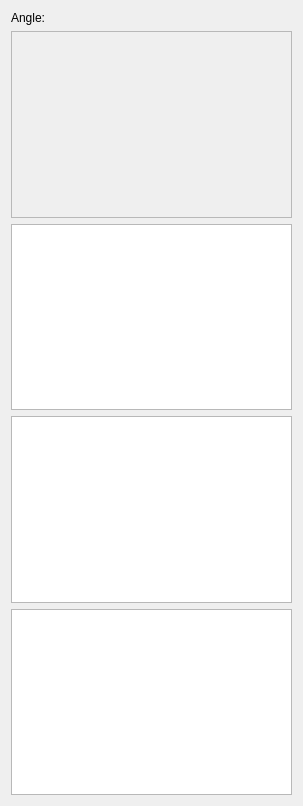
<?xml version="1.0" encoding="UTF-8"?>
<ui version="4.0">
 <class>Form</class>
 <widget class="QWidget" name="Form">
  <property name="geometry">
   <rect>
    <x>0</x>
    <y>0</y>
    <width>303</width>
    <height>806</height>
   </rect>
  </property>
  <property name="windowTitle">
   <string>Form</string>
  </property>
  <layout class="QVBoxLayout" name="verticalLayout" stretch="0,1,1,1,1">
   <item>
    <layout class="QFormLayout" name="formLayout">
     <item row="0" column="0">
      <widget class="QLabel" name="label">
       <property name="text">
        <string>Angle:</string>
       </property>
      </widget>
     </item>
     <item row="0" column="1">
      <widget class="PyDMLabel" name="PyDMLabel">
       <property name="toolTip">
        <string/>
       </property>
       <property name="channel" stdset="0">
        <string>ca://DEMO:ANGLE</string>
       </property>
      </widget>
     </item>
    </layout>
   </item>
   <item>
    <widget class="PyDMScatterPlot" name="PyDMScatterPlot">
     <property name="enabled">
      <bool>false</bool>
     </property>
     <property name="toolTip">
      <string/>
     </property>
     <property name="showXGrid">
      <bool>true</bool>
     </property>
     <property name="showYGrid">
      <bool>true</bool>
     </property>
     <property name="showRightAxis">
      <bool>false</bool>
     </property>
     <property name="title" stdset="0">
      <string>Angle</string>
     </property>
     <property name="curves">
      <stringlist>
       <string>{&quot;y_channel&quot;: &quot;calc://{\&quot;name\&quot;:\&quot;circley\&quot;, \&quot;channels\&quot;:[\&quot;ca://DEMO:ANGLE\&quot;], \&quot;expr\&quot;:\&quot;math.sin(math.radians(180-ch[0]))\&quot;}&quot;, &quot;x_channel&quot;: &quot;calc://{\&quot;name\&quot;:\&quot;circleX\&quot;, \&quot;channels\&quot;:[\&quot;ca://DEMO:ANGLE\&quot;], \&quot;expr\&quot;:\&quot;-1*math.cos(math.radians(180-ch[0]))\&quot;}&quot;, &quot;name&quot;: &quot;Angle&quot;, &quot;color&quot;: &quot;#ffd509&quot;, &quot;lineStyle&quot;: 0, &quot;lineWidth&quot;: 5, &quot;symbol&quot;: &quot;o&quot;, &quot;symbolSize&quot;: 5, &quot;redraw_mode&quot;: 3, &quot;buffer_size&quot;: 1}</string>
      </stringlist>
     </property>
     <property name="autoRangeX">
      <bool>false</bool>
     </property>
     <property name="minXRange">
      <double>-1.100000000000000</double>
     </property>
     <property name="maxXRange">
      <double>1.100000000000000</double>
     </property>
     <property name="autoRangeY">
      <bool>false</bool>
     </property>
     <property name="minYRange">
      <double>-1.100000000000000</double>
     </property>
     <property name="maxYRange">
      <double>1.100000000000000</double>
     </property>
    </widget>
   </item>
   <item>
    <widget class="PyDMTimePlot" name="PyDMTimePlot">
     <property name="toolTip">
      <string/>
     </property>
     <property name="title" stdset="0">
      <string>Sin &amp; Cos - IOC</string>
     </property>
     <property name="showLegend">
      <bool>true</bool>
     </property>
     <property name="curves">
      <stringlist>
       <string>{&quot;channel&quot;: &quot;ca://DEMO:SIN&quot;, &quot;name&quot;: &quot;Sine&quot;, &quot;color&quot;: &quot;#23ff07&quot;, &quot;lineStyle&quot;: 1, &quot;lineWidth&quot;: 1, &quot;symbol&quot;: &quot;o&quot;, &quot;symbolSize&quot;: 3}</string>
       <string>{&quot;channel&quot;: &quot;ca://DEMO:COS&quot;, &quot;name&quot;: &quot;Cosine&quot;, &quot;color&quot;: &quot;#1ff4ff&quot;, &quot;lineStyle&quot;: 1, &quot;lineWidth&quot;: 1, &quot;symbol&quot;: &quot;o&quot;, &quot;symbolSize&quot;: 3}</string>
      </stringlist>
     </property>
     <property name="bufferSize">
      <number>1000</number>
     </property>
     <property name="updatesAsynchronously">
      <bool>false</bool>
     </property>
     <property name="timeSpan">
      <double>40.000000000000000</double>
     </property>
    </widget>
   </item>
   <item>
    <widget class="PyDMTimePlot" name="PyDMTimePlot_3">
     <property name="toolTip">
      <string/>
     </property>
     <property name="title" stdset="0">
      <string>Tan - IOC</string>
     </property>
     <property name="showLegend">
      <bool>true</bool>
     </property>
     <property name="curves">
      <stringlist>
       <string>{&quot;channel&quot;: &quot;ca://DEMO:TAN&quot;, &quot;name&quot;: &quot;Tan&quot;, &quot;color&quot;: &quot;#f68608&quot;, &quot;lineStyle&quot;: 1, &quot;lineWidth&quot;: 1, &quot;symbol&quot;: &quot;o&quot;, &quot;symbolSize&quot;: 3}</string>
      </stringlist>
     </property>
     <property name="bufferSize">
      <number>1000</number>
     </property>
     <property name="updatesAsynchronously">
      <bool>false</bool>
     </property>
     <property name="timeSpan">
      <double>40.000000000000000</double>
     </property>
     <property name="autoRangeY">
      <bool>false</bool>
     </property>
     <property name="minYRange">
      <double>-10.000000000000000</double>
     </property>
     <property name="maxYRange">
      <double>10.000000000000000</double>
     </property>
    </widget>
   </item>
   <item>
    <widget class="PyDMTimePlot" name="PyDMTimePlot_2">
     <property name="toolTip">
      <string/>
     </property>
     <property name="title" stdset="0">
      <string>Tan - CalcPlugin</string>
     </property>
     <property name="showLegend">
      <bool>true</bool>
     </property>
     <property name="curves">
      <stringlist>
       <string>{&quot;channel&quot;: &quot;calc://{\&quot;name\&quot;:\&quot;tanval\&quot;, \&quot;channels\&quot;:[\&quot;ca://DEMO:ANGLE\&quot;], \&quot;expr\&quot;:\&quot;tan(radians(ch[0])) if ch[0] not in [90, 270] else None\&quot;}&quot;, &quot;name&quot;: &quot;Calc Tan&quot;, &quot;color&quot;: &quot;#fc0006&quot;, &quot;lineStyle&quot;: 1, &quot;lineWidth&quot;: 1, &quot;symbol&quot;: &quot;o&quot;, &quot;symbolSize&quot;: 3}</string>
      </stringlist>
     </property>
     <property name="bufferSize">
      <number>1000</number>
     </property>
     <property name="updatesAsynchronously">
      <bool>false</bool>
     </property>
     <property name="timeSpan">
      <double>40.000000000000000</double>
     </property>
     <property name="autoRangeY">
      <bool>false</bool>
     </property>
     <property name="minYRange">
      <double>-10.000000000000000</double>
     </property>
     <property name="maxYRange">
      <double>10.000000000000000</double>
     </property>
    </widget>
   </item>
  </layout>
 </widget>
 <customwidgets>
  <customwidget>
   <class>PyDMLabel</class>
   <extends>QLabel</extends>
   <header>pydm.widgets.label</header>
  </customwidget>
  <customwidget>
   <class>PyDMTimePlot</class>
   <extends>QGraphicsView</extends>
   <header>pydm.widgets.timeplot</header>
  </customwidget>
  <customwidget>
   <class>PyDMScatterPlot</class>
   <extends>QGraphicsView</extends>
   <header>pydm.widgets.scatterplot</header>
  </customwidget>
 </customwidgets>
 <resources/>
 <connections/>
</ui>
